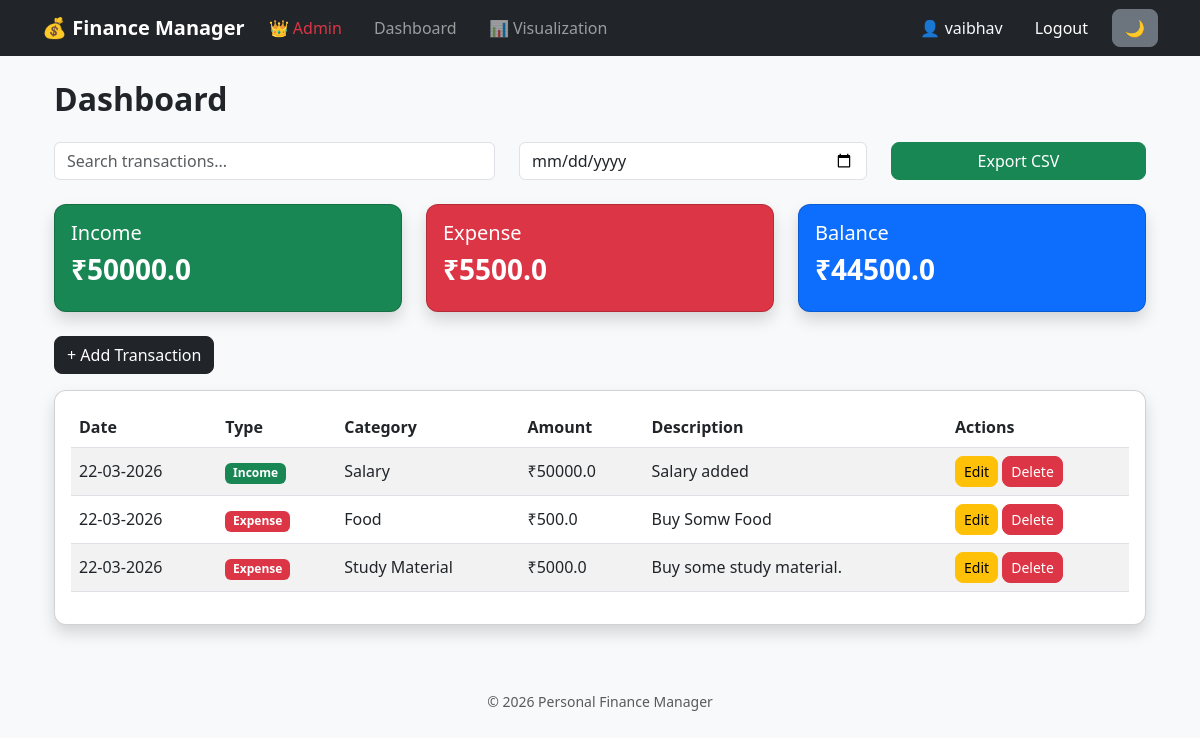
Page /dashboard (signed in) on the committed database.
### app/models.py (models this page shows, shortened)
class User(db.Model, UserMixin):
    id = db.Column(db.Integer, primary_key=True)
    is_admin = db.Column(db.Boolean, default=False)
    username = db.Column(db.String(100), unique=True, nullable=False)
    email = db.Column(db.String(150), unique=True, nullable=False)
    password = db.Column(db.String(200), nullable=False)
    transactions = db.relationship('Transaction', backref='user', lazy=True)

class Transaction(db.Model):
    id = db.Column(db.Integer, primary_key=True)
    type = db.Column(db.String(10), nullable=False)
    amount = db.Column(db.Float, nullable=False)
    category = db.Column(db.String(100), nullable=False)
    description = db.Column(db.String(200))
    date = db.Column(db.DateTime, default=datetime.utcnow)
    user_id = db.Column(db.Integer, db.ForeignKey('user.id'), nullable=False)

### app/routes.py (the view)
@main.route('/dashboard')
@login_required
def dashboard():
    transactions = Transaction.query.filter_by(user_id=current_user.id).all()
    income, expense, balance = calculate_totals(transactions)
    return render_template(
        'dashboard/dashboard.html',
        transactions=transactions,
        income=income,
        expense=expense,
        balance=balance
    )

### app/__init__.py (called while the page is built)
def create_app():
    app = Flask(__name__, template_folder='../templates', static_folder='../static')
    app.config['SECRET_KEY'] = 'this_is_a_secret_key_change_later'
    app.config['SQLALCHEMY_DATABASE_URI'] = 'sqlite:///db.sqlite3'
    app.config['SQLALCHEMY_TRACK_MODIFICATIONS'] = False
    db.init_app(app)
    login_manager.init_app(app)
    login_manager.login_view = 'login'  # if user not logged in → redirect here
    from .models import User
    @login_manager.user_loader
    def load_user(user_id):
        return User.query.get(int(user_id))
    from .routes import main
    app.register_blueprint(main)
    return app

### app/utils.py (called while the page is built)
def calculate_totals(transactions):
    income = sum(t.amount for t in transactions if t.type == 'income')
    expense = sum(t.amount for t in transactions if t.type == 'expense')
    balance = income - expense
    return income, expense, balance

### templates/dashboard/dashboard.html (shortened to what this page needs)
{% extends 'base.html' %}
{% block content %}
<div class="container mt-4">
<h2 class="mb-4">Dashboard</h2>
<div class="row mb-4">
    <div class="col-md-5">
        <input type="text" id="search" placeholder="Search transactions..." class="form-control">
    </div>
    <div class="col-md-4">
        <input type="date" id="filterDate" class="form-control">
    </div>
    <div class="col-md-3">
        <a href="{{ url_for('main.export') }}" class="btn btn-success w-100">
            Export CSV
        </a>
    </div>
</div>
<div class="row mb-4">
    <div class="col-md-4">
        <div class="card bg-success text-white shadow">
            <div class="card-body">
                <h5>Income</h5>
                <h3>₹{{ income }}</h3>
            </div>
        </div>
    </div>
    <div class="col-md-4">
        <div class="card bg-danger text-white shadow">
            <div class="card-body">
                <h5>Expense</h5>
                <h3>₹{{ expense }}</h3>
            </div>
        </div>
    </div>
    <div class="col-md-4">
        <div class="card bg-primary text-white shadow">
            <div class="card-body">
                <h5>Balance</h5>
                <h3>₹{{ balance }}</h3>
            </div>
        </div>
    </div>
</div>
<div class="mb-3">
    <a href="{{ url_for('main.add_transaction') }}" class="btn btn-dark">
        + Add Transaction
    </a>
</div>
<div class="card shadow">
    <div class="card-body">
        <table class="table table-striped">
            <thead>
                <tr>
                    <th>Date</th>
                    <th>Type</th>
                    <th>Category</th>
                    <th>Amount</th>
                    <th>Description</th>
                    <th>Actions</th>
                </tr>
            </thead>
            <tbody>
                {% for t in transactions %}
                <tr data-date="{{ t.date.strftime('%Y-%m-%d') }}">
                    <td>{{ t.date.strftime('%d-%m-%Y') }}</td>
                    <td>
                        {% if t.type == 'income' %}
                            <span class="badge bg-success">Income</span>
                        {% else %}
                            <span class="badge bg-danger">Expense</span>
                        {% endif %}
                    </td>
                    <td>{{ t.category }}</td>
                    <td>₹{{ t.amount }}</td>
                    <td>{{ t.description }}</td>
                    <td>
                        <a href="{{ url_for('main.edit_transaction', id=t.id) }}"
                           class="btn btn-sm btn-warning">
                           Edit
                        </a>
                        <a href="{{ url_for('main.delete_transaction', id=t.id) }}"
                           class="btn btn-sm btn-danger"
                           onclick="return confirm('Are you sure you want to delete this transaction?')">
                           Delete
                        </a>
                    </td>
                </tr>
                {% endfor %}
            </tbody>
        </table>
    </div>
</div>
</div>
{% endblock %}

### templates/base.html (shortened to what this page needs)
<!DOCTYPE html>
<html lang="en">
<head>
    <link href="https://cdn.jsdelivr.net/npm/bootstrap@5.3.0/dist/css/bootstrap.min.css" rel="stylesheet">
    <link rel="stylesheet" href="{{ url_for('static', filename='css/style.css') }}">
</head>
<body class="bg-light">
    {% include 'navbar.html' %}
    <div class="container mt-4 mb-5">
        {% block content %}
        {% endblock %}
    </div>
    <footer class="text-center text-muted py-3">
        <small>© 2026 Personal Finance Manager</small>
    </footer>
</body>
</html>

### templates/navbar.html (shortened to what this page needs)
<nav class="navbar navbar-expand-lg navbar-dark bg-dark">
    <div class="container">
        <span class="navbar-brand">💰 Finance Manager</span>
        <div class="collapse navbar-collapse" id="navbarNav">
            <ul class="navbar-nav me-auto gap-3">
                {% if current_user.is_authenticated %}
                <li class="nav-item">
                    <a class="nav-link text-danger" href="{{ url_for('main.admin_dashboard') }}">
                        👑 Admin
                    </a>
                </li>
                <li class="nav-item">
                    <a class="nav-link" href="{{ url_for('main.dashboard') }}">
                        Dashboard
                    </a>
                </li>
                <li class="nav-item">
                    <a class="nav-link" href="{{ url_for('main.visualize') }}">
                        📊 Visualization
                    </a>
                </li>
                {% endif %}
            </ul>
            <ul class="navbar-nav ms-auto align-items-center gap-2">
                {% if current_user.is_authenticated %}
                <li class="nav-item">
                    <span class="nav-link text-light">
                        👤 {{ current_user.username }}
                    </span>
                </li>
                <li class="nav-item">
                    <a class="nav-link btn btn-danger text-white px-3"
                       href="{{ url_for('main.logout') }}">
                        Logout
                    </a>
                </li>
                <li class="nav-item">
                    <button onclick="toggleDarkMode()" class="btn btn-secondary">
                        🌙
                    </button>
                </li>
                {% endif %}
            </ul>
        </div>
    </div>
</nav>

### static/css/style.css (style rules this page uses)
body { background-color: #f8f9fa; }
.card { border-radius: 12px; }
.navbar-brand { font-weight: bold; font-size: 20px; }
.table { vertical-align: middle; }
.btn { border-radius: 8px; }
h2, h3 { font-weight: 600; }

### rows in the picture
User: username "vaibhav"
Transaction: date "22-03-2026", type "Income", category "Salary", amount "50000.0", description "Salary added"
Transaction: date "22-03-2026", type "Expense", category "Food", amount "500.0", description "Buy Somw Food"
Transaction: date "22-03-2026", type "Expense", category "Study Material", amount "5000.0", description "Buy some study material."

### other values in the picture
{{ income }} "50000.0"
{{ expense }} "5500.0"
{{ balance }} "44500.0"
